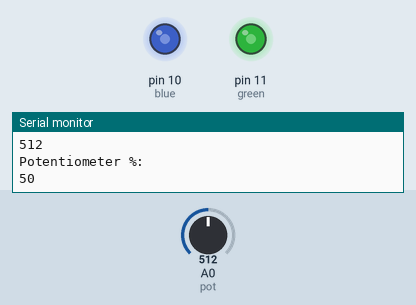
Simulated run of this sketch. Board: Arduino Uno, built with avr-gcc and run on an emulated ATmega328P. Parts: output pins drawn as LEDs (lit = HIGH), the last lines printed to the serial monitor. The test bench sets the inputs (shaded band); at power-on: A0 (pot) = 512.

Above: at 1.8 s.
1.9 s: A0 (pot) set to 716
At 2.5 s:
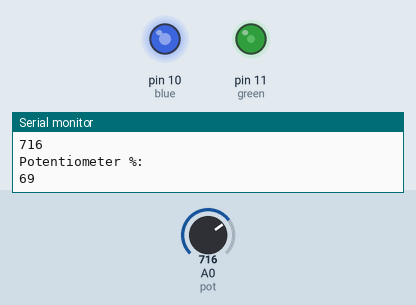
3.5 s: A0 (pot) set to 900
At 5.2 s:
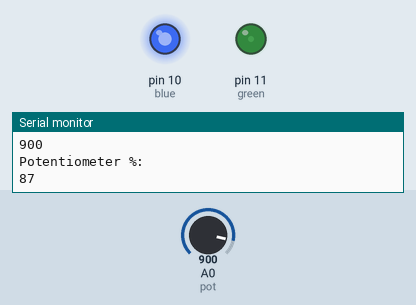
5.5 s: A0 (pot) set to 1023
At 6.9 s:
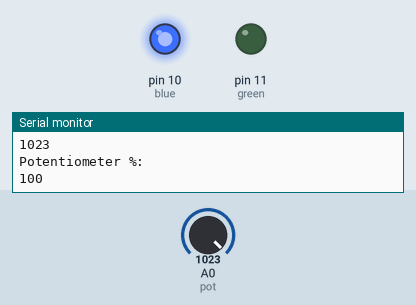
7.5 s: A0 (pot) set to 306
At 8.5 s:
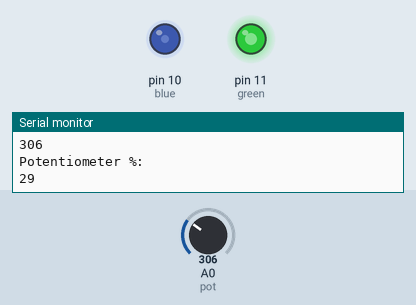
9.5 s: A0 (pot) set to 122
At 11.2 s:
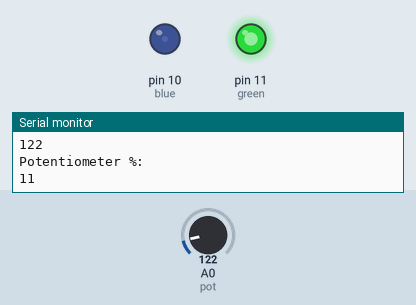
11.5 s: A0 (pot) set to 511
At 12.9 s:
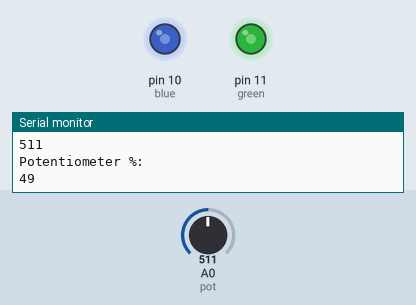
Timing chart, 0 to 14.5 s (numbered marks = the images above; inputs shaded):
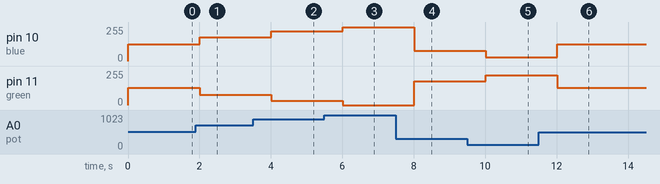

The sketch:

Part02_LED_Pot.ino
```cpp
#define pot A0
#define blue 10
#define green 11
int potVal;
int percent;
int pwm1;
int pwm2;

void setup() {
  pinMode(blue, OUTPUT);
  pinMode(green, OUTPUT);
  Serial.begin(9600);
}

void loop() {
  potVal = analogRead(pot);
  percent = map(potVal, 0, 1023, 0, 100);
  pwm1 = map(potVal, 0, 1023, 0, 255);
  pwm2 = map(potVal, 0, 1023, 255, 0);
  Serial.println("Analog Pin Reading: ");
  Serial.println(potVal);
  Serial.println("Potentiometer %: ");
  Serial.println(percent);
  analogWrite(blue, pwm1);
  analogWrite(green, pwm2);
  delay(1000);
}
```

Measured:
- after the input at 1.9 s, pin 10 (blue): 127/255 → 178/255 after 0.10 s; pin 11 (green): 128/255 → 77/255 after 0.10 s
- after the input at 3.5 s, pin 10 (blue): 178/255 → 224/255 after 0.50 s; pin 11 (green): 77/255 → 31/255 after 0.50 s
- after the input at 5.5 s, pin 10 (blue): 224/255 → 255/255 after 0.51 s; pin 11 (green): 31/255 → 0/255 after 0.51 s
- after the input at 7.5 s, pin 10 (blue): 255/255 → 76/255 after 0.51 s; pin 11 (green): 0/255 → 179/255 after 0.51 s
- after the input at 9.5 s, pin 10 (blue): 76/255 → 30/255 after 0.51 s; pin 11 (green): 179/255 → 225/255 after 0.51 s
- after the input at 11.5 s, pin 10 (blue): 30/255 → 127/255 after 0.51 s; pin 11 (green): 225/255 → 128/255 after 0.51 s
